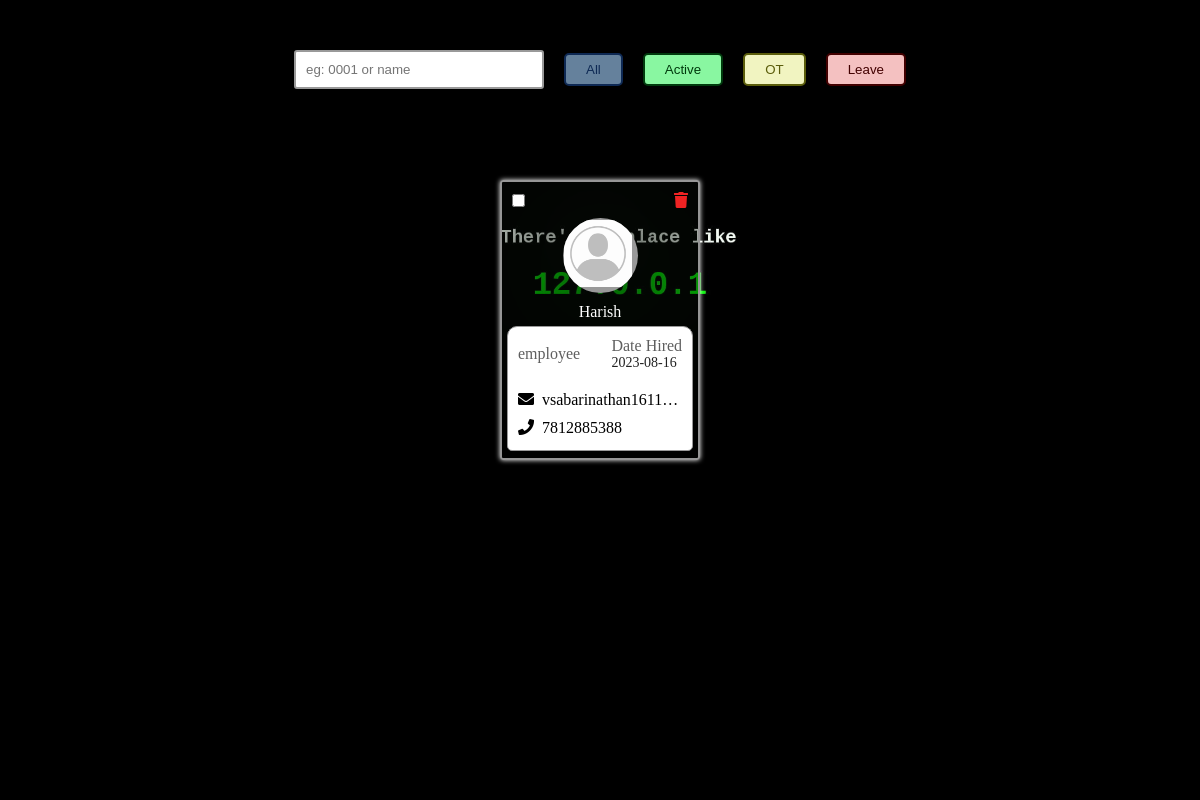
Before: /profile-view (signed in) with the older database file.
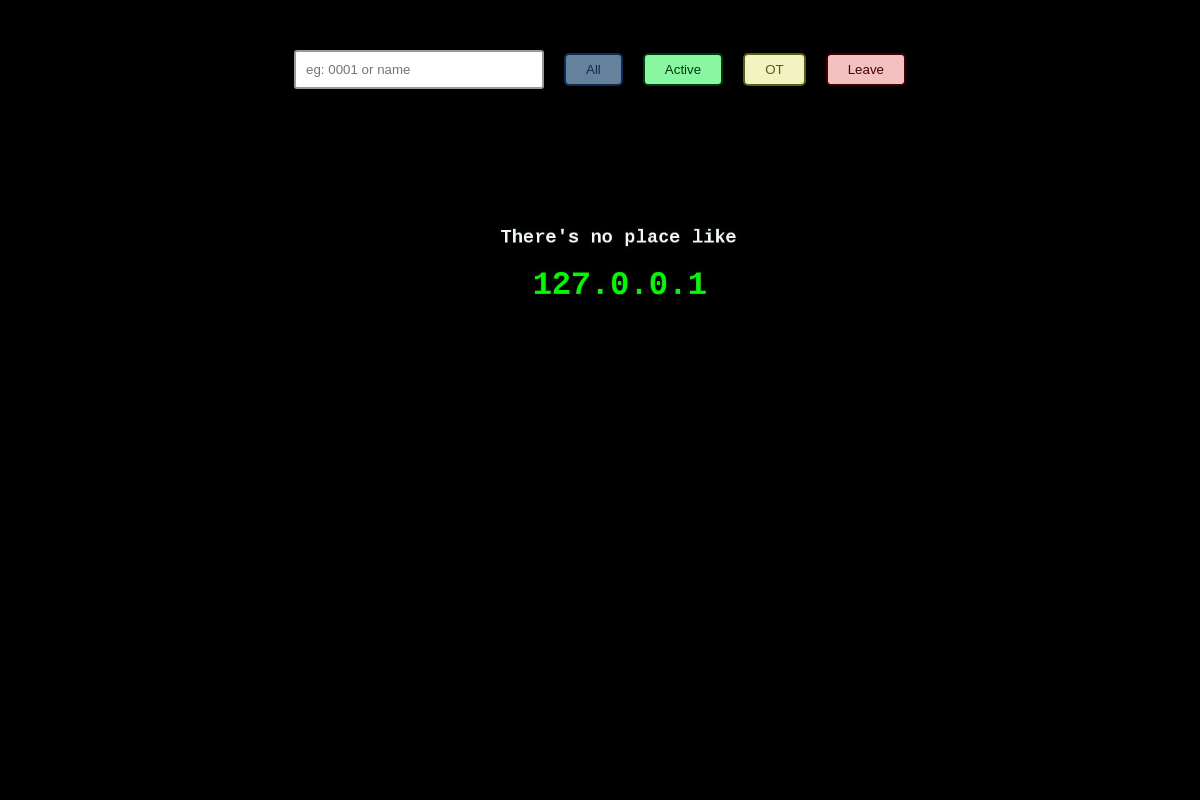
After: the same page with the newer database file.
### app/models.py (models this page shows)
class Employee(db.Model, UserMixin):
    id = db.Column(db.Integer, primary_key=True)
    name = db.Column(db.String(150), nullable=False)
    date = db.Column(db.DateTime(timezone=True), default=func.now())
    dob = db.Column(db.DateTime(timezone=True))
    designation = db.Column(db.String(150), nullable=True)
    workType = db.Column(db.String(150))
    email = db.Column(db.String(150), unique=True)
    phoneNumber = db.Column(db.Integer)
    adharNumber = db.Column(db.Integer)
    gender = db.Column(db.String(150))
    address = db.Column(db.String(150))
    mimetype =db.Column(db.String(150))
    profile_pic = db.Column(db.String(100000), default='Default/Default.jpeg')
    attendance = db.relationship('Attendance', backref='employee')

### app/views.py (the view)
@views.route('/profile-view')
@login_required
def profileView():
    try:
        employee =Employee.query.order_by(Employee.id)
    except Exception as error:
        flash(error)
    current_date = datetime.now().date()
    return render_template('profile.html',employee=employee,current_date=current_date)

### app/templates/profile.html (shortened to what this page needs)
<!DOCTYPE html>
<html lang="en">
<head>
    <link rel="stylesheet" href="static/css/profile.css">
    <link rel="stylesheet" href="https://cdnjs.cloudflare.com/ajax/libs/font-awesome/5.15.3/css/all.min.css">
</head>
<body>
    <div class="usercontainer">
        <div class="filter">
            <input type="text" name="filterinput" id="filterinput" placeholder="eg: 0001 or name">
            <button type="button" class="filter-btn all">All</button>
            <button type="button" class="filter-btn active-btn">Active</button>
            <button type="button" class="filter-btn ot-btn">OT</button>
            <button type="button" class="filter-btn leave-btn">Leave</button>
        </div>
        <div class="detailsBox">
            {%for emp in employee%}
            <div class="user" index="{{emp.id}}">
                <div class="options">
                    <div class="opt"><input type="checkbox" name="usercheck" id="usercheck"></div>
                    <div class="opt"><i class="del fas fa-trash delete-icon"></i></div>
                </div>
                <div class="mid">
                    <div class="prof">
                        <img src="/static/img/profile/{{emp.profile_pic}}" alt="">
                    </div>
                    <div class="username">{{emp.name}}
                    </div>
                </div>
                <div class="bottoms">
                    <div class="detBox">
                        <div class="dettop">
                            <div class="type">
                                <span>{{emp.workType}}</span> <br>
                            </div>
                            <div class="doj">
                                <span>Date Hired</span>
                                <p>{{emp.date.date()}}</p>
                            </div>
                        </div>
                        <div class="detbottom">
                            <p class="mail"><i class="fas fa-envelope"></i>&nbsp; {{emp.email}}</p>
                            <p class="phone"><i class="fas fa-phone"></i>&nbsp; {{emp.phoneNumber}}</p>
                        </div>
                    </div>
                </div>
            </div>
            {%endfor%}
        </div>
    </div>
</body>
</html>

Changed rows visible on the page:
removed Employee: profile_pic (placeholder picture), name "Harish", workType "employee", date "2023-08-16", email "vsabarinathan1611…", phoneNumber "7812885388"
